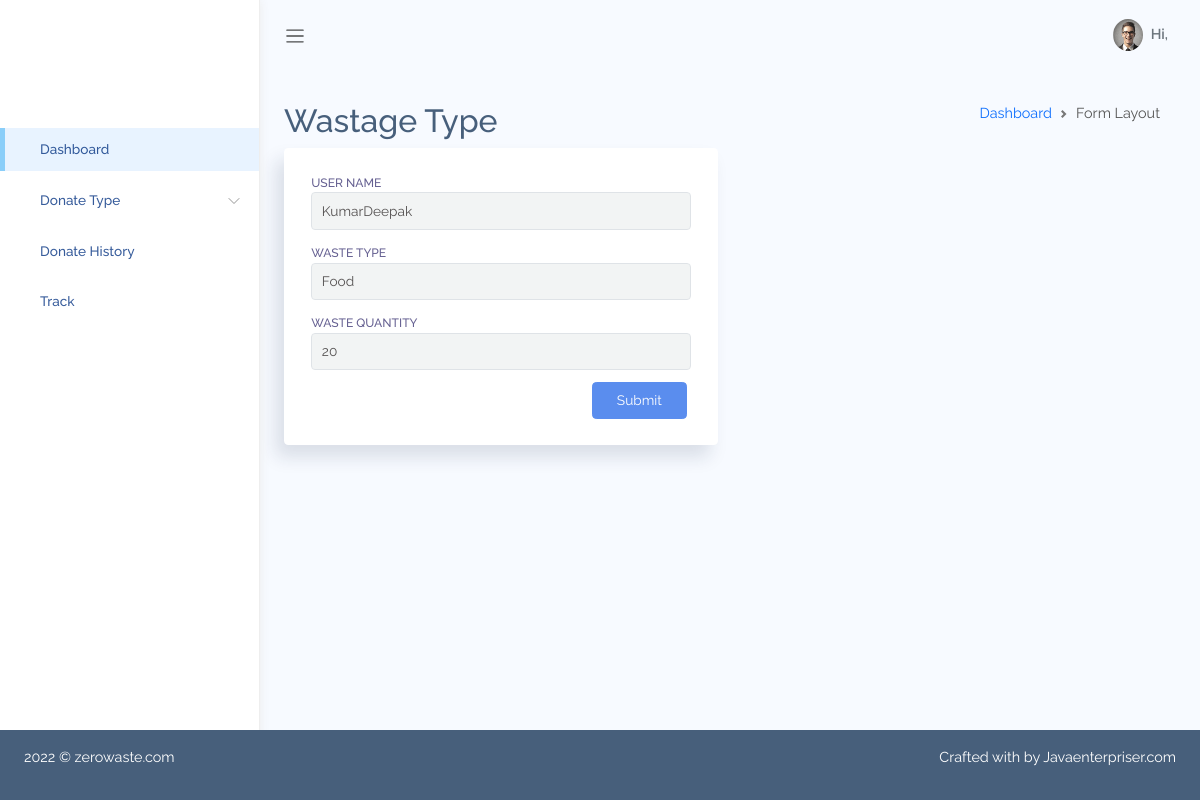
Page /confirmpickup/13/ on the committed database.
### AdminApp/models.py (models this page shows, shortened)
class Wastage(models.Model):
    WASTE_TYPES = [
        ('Food', 'Food'),
        ('Cloth', 'Cloth'),
    ]
    STATUS_TYPES = [
        ('pending', 'pending'),
        ('approved', 'approved'),
        ('rejected','rejected'),
        ('Pickedup','Pickedup'),
        ('assignteam','assignteam'),
        ('donated','donated')
    ]
    donatedBy = models.ForeignKey(User, on_delete=models.SET_NULL, null=True)
    wasteType = models.CharField(
        max_length=10, choices=WASTE_TYPES, default='Food')
    statusType = models.CharField(
        max_length=10, choices=STATUS_TYPES, default='pending')
    description = models.TextField()
    quantity = models.PositiveIntegerField()
    pic1 = models.ImageField(blank=True, null=True)
    created_at = models.DateTimeField(auto_now_add=True)
    updated_at = models.DateTimeField(auto_now=True)

### AdminApp/views.py (the view, shortened to what this page needs)
# urls.py: path('confirmpickup/<int:id>/',confirmpickup),
def confirmpickup(request,id):
    waste=Wastage.objects.get(id=id)
    return render(request,'confirmpickup.html',{'waste':waste})

### AdminApp/templates/confirmpickup.html (shortened to what this page needs)
{% extends 'adminBasic.html' %}
{%block content %}
{%load static%}
<div class="main-content container-fluid">
    <div class="page-title">
        <div class="row">
            <div class="col-12 col-md-6 order-md-1 order-last">
                <h3>Wastage Type</h3>
            </div>
            <div class="col-12 col-md-6 order-md-2 order-first">
                <nav aria-label="breadcrumb" class='breadcrumb-header'>
                    <ol class="breadcrumb">
                        <li class="breadcrumb-item"><a href="/admin-index/">Dashboard</a></li>
                        <li class="breadcrumb-item active" aria-current="page">Form Layout</li>
                    </ol>
                </nav>
            </div>
        </div>
    </div>
    <section id="basic-vertical-layouts">
        <div class="row match-height">
            <div class="col-md-6 col-12">
            <div class="card">
                <div class="card-content">
                <div class="card-body">
                    <form class="form form-vertical" action="/confirmpickup/{{waste.id}}/" method="POST">
                    <div class="form-body">
                        <div class="row">
                        <div class="col-12">
                            <div class="form-group">
                            <label for="first-name-vertical">User Name</label>
                            <input type="text" id="first-name-vertical" class="form-control" name="username"
                                placeholder="User Name" value={{waste.donatedBy}} disabled>
                            </div>
                        </div>
                        <div class="col-12">
                            <div class="form-group">
                            <label for="inputState" name='wasteType'>Waste Type</label>
                                <select id="inputState" class="form-control" readonly>
                                  <option selected >{{waste.wasteType}}</option>
                                </select>
                              </div>
                            </div>
                        </div>
                        <div class="col-12">
                            <div class="form-group">
                                <label for="inputState">Waste Quantity</label>
                                    <input type='number' id="first-name-vertical" class="form-control" name='quantity' value={{waste.quantity}} readonly >
                                  </div>
                                </div>
                        </div>
                        <div class="col-12 d-flex justify-content-end">
                          <button type="submit" class="btn btn-primary mr-1 mb-1">Submit</button></a>
                        </div>
                        </div>
                    </div>
                </div>
                </div>
            </div>
            </div>
</div>
{% endblock content %}

### AdminApp/static/adminstatic/assets/css/app.css (style rules this page uses)
* { font-family: "Raleway"; }
#main .main-content { padding: 2rem 1.5rem; }
#main .main-content .page-title h3 { font-size: 2rem; }
.breadcrumb-header .breadcrumb { justify-content: flex-end; }
a { text-decoration: none; outline: 0; }
button { outline: 0; }
.btn.btn-primary { color: #fff; }
.form-group { margin-bottom: 0.7rem; }
.form-group label { font-size: 0.755rem; text-transform: uppercase; color: rgba(35, 28, 99, 0.7); font-weight: 500; }
.card { box-shadow: -8px 12px 18px 0 rgba(25, 42, 70, 0.13); margin-bottom: 2.2rem; }
.card .card-content { position: relative; }
.card .card-body { padding: 1.4rem 1.7rem; }

### rows in the picture
Wastage: username "KumarDeepak", wasteType "Food", quantity "20"
